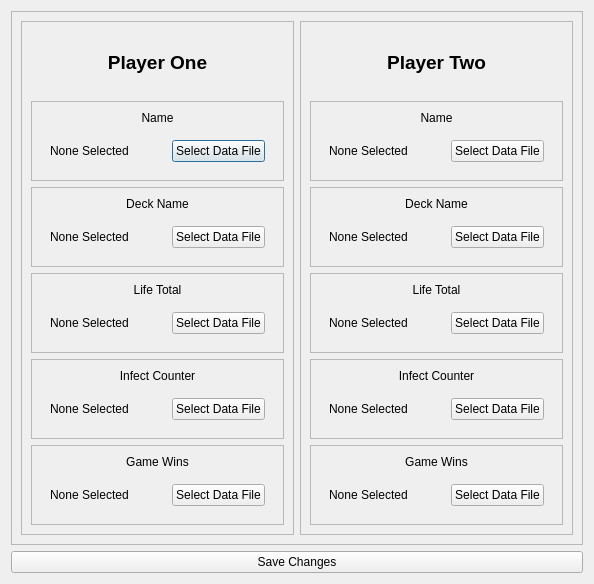
<?xml version="1.0" encoding="UTF-8"?>
<ui version="4.0">
 <class>settingsWindow</class>
 <widget class="QDialog" name="settingsWindow">
  <property name="geometry">
   <rect>
    <x>0</x>
    <y>0</y>
    <width>594</width>
    <height>584</height>
   </rect>
  </property>
  <property name="windowTitle">
   <string>Meadery Stream Tool Settings</string>
  </property>
  <layout class="QVBoxLayout" name="verticalLayout_13">
   <item>
    <widget class="QFrame" name="frame_23">
     <property name="frameShape">
      <enum>QFrame::StyledPanel</enum>
     </property>
     <property name="frameShadow">
      <enum>QFrame::Raised</enum>
     </property>
     <layout class="QHBoxLayout" name="horizontalLayout_11">
      <item>
       <widget class="QFrame" name="frame_2">
        <property name="frameShape">
         <enum>QFrame::StyledPanel</enum>
        </property>
        <property name="frameShadow">
         <enum>QFrame::Raised</enum>
        </property>
        <layout class="QVBoxLayout" name="verticalLayout_7">
         <item>
          <widget class="QLabel" name="label_4">
           <property name="text">
            <string>&lt;html&gt;&lt;head/&gt;&lt;body&gt;&lt;p align=&quot;center&quot;&gt;&lt;span style=&quot; font-size:14pt; font-weight:600;&quot;&gt;Player One&lt;/span&gt;&lt;/p&gt;&lt;/body&gt;&lt;/html&gt;</string>
           </property>
          </widget>
         </item>
         <item>
          <widget class="QFrame" name="frame">
           <property name="frameShape">
            <enum>QFrame::StyledPanel</enum>
           </property>
           <property name="frameShadow">
            <enum>QFrame::Raised</enum>
           </property>
           <layout class="QVBoxLayout" name="verticalLayout_2">
            <item>
             <widget class="QLabel" name="label_2">
              <property name="text">
               <string>&lt;html&gt;&lt;head/&gt;&lt;body&gt;&lt;p align=&quot;center&quot;&gt;Name&lt;/p&gt;&lt;/body&gt;&lt;/html&gt;</string>
              </property>
             </widget>
            </item>
            <item>
             <widget class="QFrame" name="frame_6">
              <property name="frameShape">
               <enum>QFrame::NoFrame</enum>
              </property>
              <property name="frameShadow">
               <enum>QFrame::Raised</enum>
              </property>
              <layout class="QHBoxLayout" name="horizontalLayout_3">
               <item>
                <widget class="QLabel" name="label_6">
                 <property name="text">
                  <string>None Selected</string>
                 </property>
                </widget>
               </item>
               <item>
                <widget class="QPushButton" name="pushButton_3">
                 <property name="sizePolicy">
                  <sizepolicy hsizetype="Fixed" vsizetype="Fixed">
                   <horstretch>0</horstretch>
                   <verstretch>0</verstretch>
                  </sizepolicy>
                 </property>
                 <property name="text">
                  <string>Select Data File</string>
                 </property>
                </widget>
               </item>
              </layout>
             </widget>
            </item>
           </layout>
          </widget>
         </item>
         <item>
          <widget class="QFrame" name="frame_4">
           <property name="frameShape">
            <enum>QFrame::StyledPanel</enum>
           </property>
           <property name="frameShadow">
            <enum>QFrame::Raised</enum>
           </property>
           <layout class="QVBoxLayout" name="verticalLayout_3">
            <item>
             <widget class="QLabel" name="label_3">
              <property name="text">
               <string>&lt;html&gt;&lt;head/&gt;&lt;body&gt;&lt;p align=&quot;center&quot;&gt;Deck Name&lt;/p&gt;&lt;/body&gt;&lt;/html&gt;</string>
              </property>
             </widget>
            </item>
            <item>
             <widget class="QFrame" name="frame_5">
              <property name="frameShape">
               <enum>QFrame::NoFrame</enum>
              </property>
              <property name="frameShadow">
               <enum>QFrame::Raised</enum>
              </property>
              <layout class="QHBoxLayout" name="horizontalLayout_2">
               <item>
                <widget class="QLabel" name="label_5">
                 <property name="text">
                  <string>None Selected</string>
                 </property>
                </widget>
               </item>
               <item>
                <widget class="QPushButton" name="pushButton_2">
                 <property name="sizePolicy">
                  <sizepolicy hsizetype="Fixed" vsizetype="Fixed">
                   <horstretch>0</horstretch>
                   <verstretch>0</verstretch>
                  </sizepolicy>
                 </property>
                 <property name="text">
                  <string>Select Data File</string>
                 </property>
                </widget>
               </item>
              </layout>
             </widget>
            </item>
           </layout>
          </widget>
         </item>
         <item>
          <widget class="QFrame" name="frame_14">
           <property name="frameShape">
            <enum>QFrame::StyledPanel</enum>
           </property>
           <property name="frameShadow">
            <enum>QFrame::Raised</enum>
           </property>
           <layout class="QVBoxLayout" name="verticalLayout_8">
            <item>
             <widget class="QLabel" name="label_11">
              <property name="text">
               <string>&lt;html&gt;&lt;head/&gt;&lt;body&gt;&lt;p align=&quot;center&quot;&gt;Life Total&lt;/p&gt;&lt;/body&gt;&lt;/html&gt;</string>
              </property>
             </widget>
            </item>
            <item>
             <widget class="QFrame" name="frame_7">
              <property name="frameShape">
               <enum>QFrame::NoFrame</enum>
              </property>
              <property name="frameShadow">
               <enum>QFrame::Raised</enum>
              </property>
              <layout class="QHBoxLayout" name="horizontalLayout_4">
               <item>
                <widget class="QLabel" name="label_7">
                 <property name="text">
                  <string>None Selected</string>
                 </property>
                </widget>
               </item>
               <item>
                <widget class="QPushButton" name="pushButton_4">
                 <property name="sizePolicy">
                  <sizepolicy hsizetype="Fixed" vsizetype="Fixed">
                   <horstretch>0</horstretch>
                   <verstretch>0</verstretch>
                  </sizepolicy>
                 </property>
                 <property name="text">
                  <string>Select Data File</string>
                 </property>
                </widget>
               </item>
              </layout>
             </widget>
            </item>
           </layout>
          </widget>
         </item>
         <item>
          <widget class="QFrame" name="frame_16">
           <property name="frameShape">
            <enum>QFrame::StyledPanel</enum>
           </property>
           <property name="frameShadow">
            <enum>QFrame::Raised</enum>
           </property>
           <layout class="QVBoxLayout" name="verticalLayout_10">
            <item>
             <widget class="QLabel" name="label_13">
              <property name="text">
               <string>&lt;html&gt;&lt;head/&gt;&lt;body&gt;&lt;p align=&quot;center&quot;&gt;Infect Counter&lt;/p&gt;&lt;/body&gt;&lt;/html&gt;</string>
              </property>
             </widget>
            </item>
            <item>
             <widget class="QFrame" name="frame_8">
              <property name="frameShape">
               <enum>QFrame::NoFrame</enum>
              </property>
              <property name="frameShadow">
               <enum>QFrame::Raised</enum>
              </property>
              <layout class="QHBoxLayout" name="horizontalLayout_5">
               <item>
                <widget class="QLabel" name="label_8">
                 <property name="text">
                  <string>None Selected</string>
                 </property>
                </widget>
               </item>
               <item>
                <widget class="QPushButton" name="pushButton_5">
                 <property name="sizePolicy">
                  <sizepolicy hsizetype="Fixed" vsizetype="Fixed">
                   <horstretch>0</horstretch>
                   <verstretch>0</verstretch>
                  </sizepolicy>
                 </property>
                 <property name="text">
                  <string>Select Data File</string>
                 </property>
                </widget>
               </item>
              </layout>
             </widget>
            </item>
           </layout>
          </widget>
         </item>
         <item>
          <widget class="QFrame" name="frame_11">
           <property name="frameShape">
            <enum>QFrame::StyledPanel</enum>
           </property>
           <property name="frameShadow">
            <enum>QFrame::Raised</enum>
           </property>
           <layout class="QVBoxLayout" name="verticalLayout">
            <item>
             <widget class="QLabel" name="label_9">
              <property name="text">
               <string>&lt;html&gt;&lt;head/&gt;&lt;body&gt;&lt;p align=&quot;center&quot;&gt;Game Wins&lt;/p&gt;&lt;/body&gt;&lt;/html&gt;</string>
              </property>
             </widget>
            </item>
            <item>
             <widget class="QFrame" name="frame_3">
              <property name="frameShape">
               <enum>QFrame::NoFrame</enum>
              </property>
              <property name="frameShadow">
               <enum>QFrame::Raised</enum>
              </property>
              <layout class="QHBoxLayout" name="horizontalLayout">
               <item>
                <widget class="QLabel" name="label">
                 <property name="text">
                  <string>None Selected</string>
                 </property>
                </widget>
               </item>
               <item>
                <widget class="QPushButton" name="pushButton">
                 <property name="sizePolicy">
                  <sizepolicy hsizetype="Fixed" vsizetype="Fixed">
                   <horstretch>0</horstretch>
                   <verstretch>0</verstretch>
                  </sizepolicy>
                 </property>
                 <property name="text">
                  <string>Select Data File</string>
                 </property>
                </widget>
               </item>
              </layout>
             </widget>
            </item>
           </layout>
          </widget>
         </item>
        </layout>
       </widget>
      </item>
      <item>
       <widget class="QFrame" name="frame_9">
        <property name="frameShape">
         <enum>QFrame::StyledPanel</enum>
        </property>
        <property name="frameShadow">
         <enum>QFrame::Raised</enum>
        </property>
        <layout class="QVBoxLayout" name="verticalLayout_9">
         <item>
          <widget class="QLabel" name="label_10">
           <property name="text">
            <string>&lt;html&gt;&lt;head/&gt;&lt;body&gt;&lt;p align=&quot;center&quot;&gt;&lt;span style=&quot; font-size:14pt; font-weight:600;&quot;&gt;Player Two&lt;/span&gt;&lt;/p&gt;&lt;/body&gt;&lt;/html&gt;</string>
           </property>
          </widget>
         </item>
         <item>
          <widget class="QFrame" name="frame_10">
           <property name="frameShape">
            <enum>QFrame::StyledPanel</enum>
           </property>
           <property name="frameShadow">
            <enum>QFrame::Raised</enum>
           </property>
           <layout class="QVBoxLayout" name="verticalLayout_4">
            <item>
             <widget class="QLabel" name="label_12">
              <property name="text">
               <string>&lt;html&gt;&lt;head/&gt;&lt;body&gt;&lt;p align=&quot;center&quot;&gt;Name&lt;/p&gt;&lt;/body&gt;&lt;/html&gt;</string>
              </property>
             </widget>
            </item>
            <item>
             <widget class="QFrame" name="frame_12">
              <property name="frameShape">
               <enum>QFrame::NoFrame</enum>
              </property>
              <property name="frameShadow">
               <enum>QFrame::Raised</enum>
              </property>
              <layout class="QHBoxLayout" name="horizontalLayout_6">
               <item>
                <widget class="QLabel" name="label_14">
                 <property name="text">
                  <string>None Selected</string>
                 </property>
                </widget>
               </item>
               <item>
                <widget class="QPushButton" name="pushButton_6">
                 <property name="sizePolicy">
                  <sizepolicy hsizetype="Fixed" vsizetype="Fixed">
                   <horstretch>0</horstretch>
                   <verstretch>0</verstretch>
                  </sizepolicy>
                 </property>
                 <property name="text">
                  <string>Select Data File</string>
                 </property>
                </widget>
               </item>
              </layout>
             </widget>
            </item>
           </layout>
          </widget>
         </item>
         <item>
          <widget class="QFrame" name="frame_13">
           <property name="frameShape">
            <enum>QFrame::StyledPanel</enum>
           </property>
           <property name="frameShadow">
            <enum>QFrame::Raised</enum>
           </property>
           <layout class="QVBoxLayout" name="verticalLayout_5">
            <item>
             <widget class="QLabel" name="label_15">
              <property name="text">
               <string>&lt;html&gt;&lt;head/&gt;&lt;body&gt;&lt;p align=&quot;center&quot;&gt;Deck Name&lt;/p&gt;&lt;/body&gt;&lt;/html&gt;</string>
              </property>
             </widget>
            </item>
            <item>
             <widget class="QFrame" name="frame_15">
              <property name="frameShape">
               <enum>QFrame::NoFrame</enum>
              </property>
              <property name="frameShadow">
               <enum>QFrame::Raised</enum>
              </property>
              <layout class="QHBoxLayout" name="horizontalLayout_7">
               <item>
                <widget class="QLabel" name="label_16">
                 <property name="text">
                  <string>None Selected</string>
                 </property>
                </widget>
               </item>
               <item>
                <widget class="QPushButton" name="pushButton_7">
                 <property name="sizePolicy">
                  <sizepolicy hsizetype="Fixed" vsizetype="Fixed">
                   <horstretch>0</horstretch>
                   <verstretch>0</verstretch>
                  </sizepolicy>
                 </property>
                 <property name="text">
                  <string>Select Data File</string>
                 </property>
                </widget>
               </item>
              </layout>
             </widget>
            </item>
           </layout>
          </widget>
         </item>
         <item>
          <widget class="QFrame" name="frame_17">
           <property name="frameShape">
            <enum>QFrame::StyledPanel</enum>
           </property>
           <property name="frameShadow">
            <enum>QFrame::Raised</enum>
           </property>
           <layout class="QVBoxLayout" name="verticalLayout_11">
            <item>
             <widget class="QLabel" name="label_17">
              <property name="text">
               <string>&lt;html&gt;&lt;head/&gt;&lt;body&gt;&lt;p align=&quot;center&quot;&gt;Life Total&lt;/p&gt;&lt;/body&gt;&lt;/html&gt;</string>
              </property>
             </widget>
            </item>
            <item>
             <widget class="QFrame" name="frame_18">
              <property name="frameShape">
               <enum>QFrame::NoFrame</enum>
              </property>
              <property name="frameShadow">
               <enum>QFrame::Raised</enum>
              </property>
              <layout class="QHBoxLayout" name="horizontalLayout_8">
               <item>
                <widget class="QLabel" name="label_18">
                 <property name="text">
                  <string>None Selected</string>
                 </property>
                </widget>
               </item>
               <item>
                <widget class="QPushButton" name="pushButton_8">
                 <property name="sizePolicy">
                  <sizepolicy hsizetype="Fixed" vsizetype="Fixed">
                   <horstretch>0</horstretch>
                   <verstretch>0</verstretch>
                  </sizepolicy>
                 </property>
                 <property name="text">
                  <string>Select Data File</string>
                 </property>
                </widget>
               </item>
              </layout>
             </widget>
            </item>
           </layout>
          </widget>
         </item>
         <item>
          <widget class="QFrame" name="frame_19">
           <property name="frameShape">
            <enum>QFrame::StyledPanel</enum>
           </property>
           <property name="frameShadow">
            <enum>QFrame::Raised</enum>
           </property>
           <layout class="QVBoxLayout" name="verticalLayout_12">
            <item>
             <widget class="QLabel" name="label_19">
              <property name="text">
               <string>&lt;html&gt;&lt;head/&gt;&lt;body&gt;&lt;p align=&quot;center&quot;&gt;Infect Counter&lt;/p&gt;&lt;/body&gt;&lt;/html&gt;</string>
              </property>
             </widget>
            </item>
            <item>
             <widget class="QFrame" name="frame_20">
              <property name="frameShape">
               <enum>QFrame::NoFrame</enum>
              </property>
              <property name="frameShadow">
               <enum>QFrame::Raised</enum>
              </property>
              <layout class="QHBoxLayout" name="horizontalLayout_9">
               <item>
                <widget class="QLabel" name="label_20">
                 <property name="text">
                  <string>None Selected</string>
                 </property>
                </widget>
               </item>
               <item>
                <widget class="QPushButton" name="pushButton_9">
                 <property name="sizePolicy">
                  <sizepolicy hsizetype="Fixed" vsizetype="Fixed">
                   <horstretch>0</horstretch>
                   <verstretch>0</verstretch>
                  </sizepolicy>
                 </property>
                 <property name="text">
                  <string>Select Data File</string>
                 </property>
                </widget>
               </item>
              </layout>
             </widget>
            </item>
           </layout>
          </widget>
         </item>
         <item>
          <widget class="QFrame" name="frame_21">
           <property name="frameShape">
            <enum>QFrame::StyledPanel</enum>
           </property>
           <property name="frameShadow">
            <enum>QFrame::Raised</enum>
           </property>
           <layout class="QVBoxLayout" name="verticalLayout_6">
            <item>
             <widget class="QLabel" name="label_21">
              <property name="text">
               <string>&lt;html&gt;&lt;head/&gt;&lt;body&gt;&lt;p align=&quot;center&quot;&gt;Game Wins&lt;/p&gt;&lt;/body&gt;&lt;/html&gt;</string>
              </property>
             </widget>
            </item>
            <item>
             <widget class="QFrame" name="frame_22">
              <property name="frameShape">
               <enum>QFrame::NoFrame</enum>
              </property>
              <property name="frameShadow">
               <enum>QFrame::Raised</enum>
              </property>
              <layout class="QHBoxLayout" name="horizontalLayout_10">
               <item>
                <widget class="QLabel" name="label_22">
                 <property name="text">
                  <string>None Selected</string>
                 </property>
                </widget>
               </item>
               <item>
                <widget class="QPushButton" name="pushButton_10">
                 <property name="sizePolicy">
                  <sizepolicy hsizetype="Fixed" vsizetype="Fixed">
                   <horstretch>0</horstretch>
                   <verstretch>0</verstretch>
                  </sizepolicy>
                 </property>
                 <property name="text">
                  <string>Select Data File</string>
                 </property>
                </widget>
               </item>
              </layout>
             </widget>
            </item>
           </layout>
          </widget>
         </item>
        </layout>
       </widget>
      </item>
     </layout>
    </widget>
   </item>
   <item>
    <widget class="QPushButton" name="pushButton_11">
     <property name="text">
      <string>Save Changes</string>
     </property>
    </widget>
   </item>
  </layout>
 </widget>
 <resources/>
 <connections/>
</ui>
